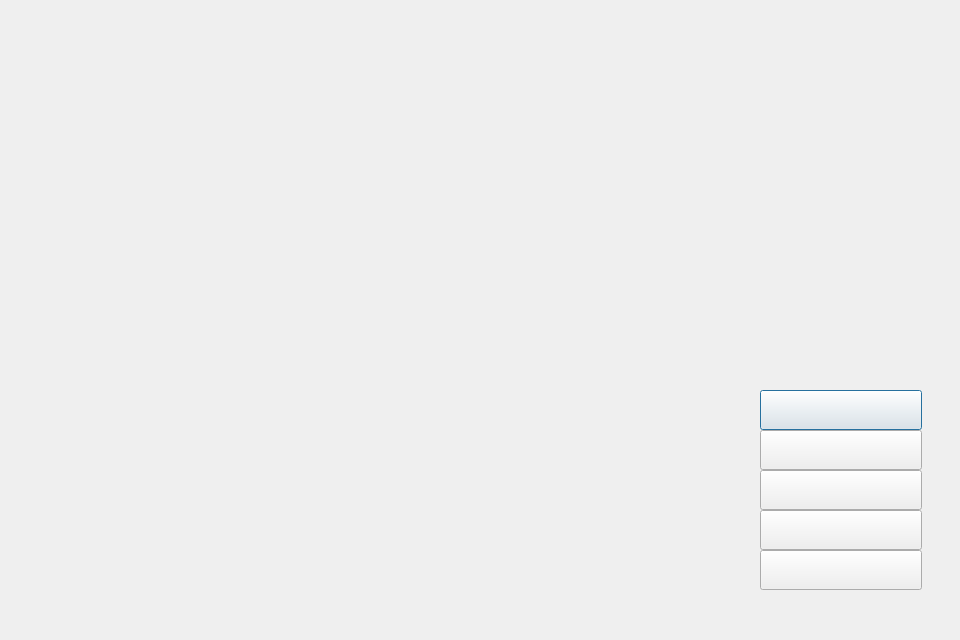
<?xml version="1.0" encoding="UTF-8"?>
<ui version="4.0">
 <class>Intro_form</class>
 <widget class="QDialog" name="Intro_form">
  <property name="windowModality">
   <enum>Qt::ApplicationModal</enum>
  </property>
  <property name="geometry">
   <rect>
    <x>0</x>
    <y>0</y>
    <width>960</width>
    <height>640</height>
   </rect>
  </property>
  <property name="windowTitle">
   <string>亦三国</string>
  </property>
  <property name="autoFillBackground">
   <bool>true</bool>
  </property>
  <property name="modal">
   <bool>true</bool>
  </property>
  <widget class="QWidget" name="layoutWidget">
   <property name="geometry">
    <rect>
     <x>760</x>
     <y>390</y>
     <width>162</width>
     <height>202</height>
    </rect>
   </property>
   <layout class="QVBoxLayout" name="verticalLayout">
    <property name="spacing">
     <number>0</number>
    </property>
    <property name="sizeConstraint">
     <enum>QLayout::SetNoConstraint</enum>
    </property>
    <item>
     <widget class="QPushButton" name="start">
      <property name="minimumSize">
       <size>
        <width>160</width>
        <height>40</height>
       </size>
      </property>
      <property name="autoFillBackground">
       <bool>false</bool>
      </property>
      <property name="text">
       <string/>
      </property>
     </widget>
    </item>
    <item>
     <widget class="QPushButton" name="save">
      <property name="minimumSize">
       <size>
        <width>160</width>
        <height>40</height>
       </size>
      </property>
      <property name="text">
       <string/>
      </property>
     </widget>
    </item>
    <item>
     <widget class="QPushButton" name="setting">
      <property name="minimumSize">
       <size>
        <width>160</width>
        <height>40</height>
       </size>
      </property>
      <property name="text">
       <string/>
      </property>
     </widget>
    </item>
    <item>
     <widget class="QPushButton" name="dev">
      <property name="minimumSize">
       <size>
        <width>160</width>
        <height>40</height>
       </size>
      </property>
      <property name="text">
       <string/>
      </property>
     </widget>
    </item>
    <item>
     <widget class="QPushButton" name="exit">
      <property name="minimumSize">
       <size>
        <width>160</width>
        <height>40</height>
       </size>
      </property>
      <property name="text">
       <string/>
      </property>
      <property name="default">
       <bool>false</bool>
      </property>
      <property name="flat">
       <bool>false</bool>
      </property>
     </widget>
    </item>
   </layout>
  </widget>
 </widget>
 <resources/>
 <connections/>
</ui>
